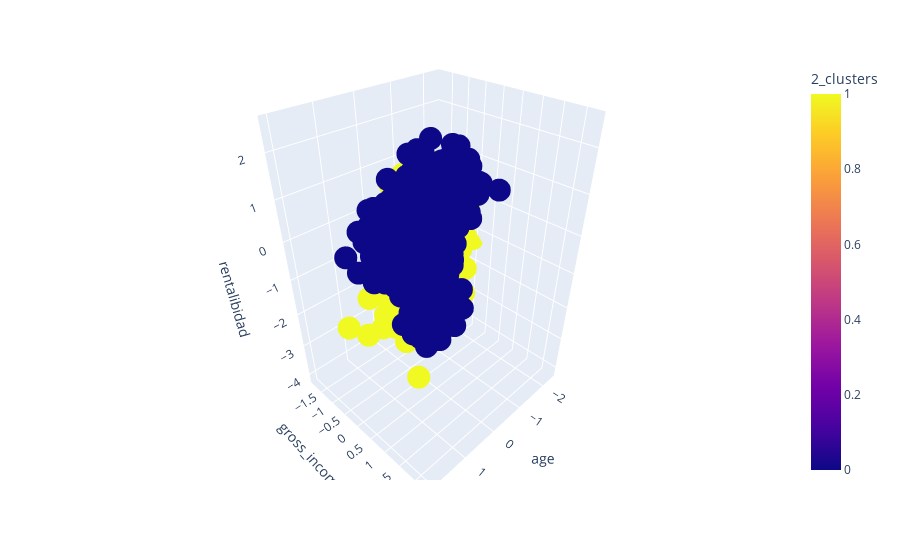

This figure's notebook cell:
### Code cell
import plotly.express as px

fig = px.scatter_3d(clients_final_df_scaled, x='age', y='gross_income_Ks', z='rentalibidad', color='2_clusters')
fig.show()

### Figure 1 — Plotly figure (JSON) as saved in the notebook; plotly's stock layout.template omitted (floating-point values rounded to 4 significant figures; data arrays with more than 128 entries replaced by an {"elided": "..."} marker saying what was removed)
{"data": [{"hovertemplate": "age=%{x}<br>gross_income_Ks=%{y}<br>rentalibidad=%{z}<br>2_clusters=%{marker.color}<extra></extra>", "legendgroup": "", "marker": {"color": {"elided": "1500 int values"}, "coloraxis": "coloraxis", "symbol": "circle"}, "mode": "markers", "name": "", "scene": "scene", "showlegend": false, "type": "scatter3d", "x": {"elided": "1500 float values"}, "y": {"elided": "1500 float values"}, "z": {"elided": "1500 float values"}}], "layout": {"coloraxis": {"colorbar": {"title": {"text": "2_clusters"}}, "colorscale": [[0, "#0d0887"], [0.1111, "#46039f"], [0.2222, "#7201a8"], [0.3333, "#9c179e"], [0.4444, "#bd3786"], [0.5556, "#d8576b"], [0.6667, "#ed7953"], [0.7778, "#fb9f3a"], [0.8889, "#fdca26"], [1, "#f0f921"]]}, "legend": {"tracegroupgap": 0}, "margin": {"t": 60}, "scene": {"domain": {"x": [0, 1], "y": [0, 1]}, "xaxis": {"title": {"text": "age"}}, "yaxis": {"title": {"text": "gross_income_Ks"}}, "zaxis": {"title": {"text": "rentalibidad"}}}}}
